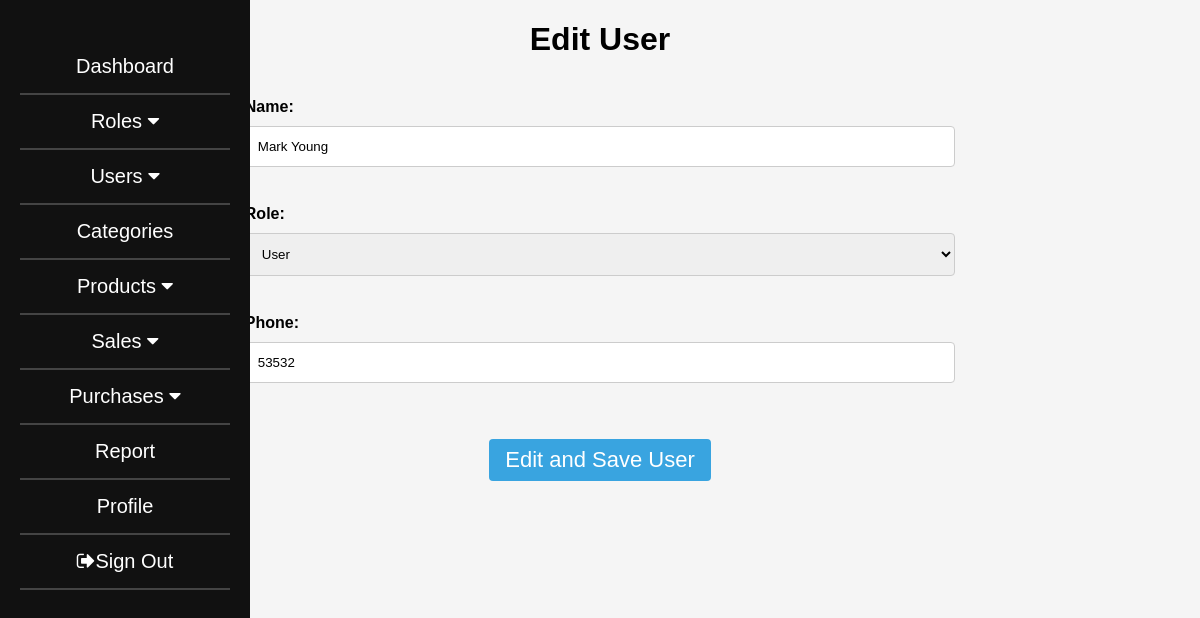
Page /RWInventory/edituser.php?id=26 on the committed database.
### tables this page shows
CREATE TABLE `user` (
  `user_id` int(11) NOT NULL,
  `name` varchar(255) NOT NULL,
  `email` varchar(255) NOT NULL,
  `password` varchar(255) NOT NULL,
  `role` varchar(255) NOT NULL,
  `phone` varchar(255) NOT NULL,
  `company_id` int(11) NOT NULL
);

CREATE TABLE `roles` (
  `role_id` int(11) NOT NULL,
  `role_name` varchar(255) NOT NULL,
  `company_id` int(11) NOT NULL
);

### RWInventory/edituser.php (the view, shortened to what this page needs)
<?php
    include("connect.php");
    $id = $_GET["id"];
      $sql = "SELECT * FROM user WHERE user_id = ?";
      $stmt = $connect->prepare($sql);
      $stmt->bind_param("i", $id);
      $stmt->execute();
      $result = $stmt->get_result();
      $data = $result->fetch_assoc();
      $name = $data['name'];
      $role = $data['role'];
      $phone = $data['phone'];
      $notification = "";
      $notification_class = "";
?>
<!DOCTYPE html>
<html lang="en">
<head>
    <link rel="stylesheet" href="https://cdnjs.cloudflare.com/ajax/libs/font-awesome/4.7.0/css/font-awesome.min.css">
</head>
<body>
<div class="sidebar">
    <ul>
        <li><a href="dash.php">Dashboard</a></li>
        <li class="dropdown">
        <a href="#" class="dropdown-toggle" data-toggle="dropdown">
            Roles <i class="fa fa-caret-down"></i>
        </a>
    </li>
    <li class="dropdown">
        <a href="#" class="dropdown-toggle" data-toggle="dropdown">
            Users <i class="fa fa-caret-down"></i>
        </a>
    </li>
    <li><a href="categories.php">Categories</a></li>
    <li class="dropdown">
        <a href="#" class="dropdown-toggle" data-toggle="dropdown">
            Products <i class="fa fa-caret-down"></i>
        </a>
    </li>
    <li class="dropdown">
        <a href="#" class="dropdown-toggle" data-toggle="dropdown">
            Sales <i class="fa fa-caret-down"></i>
        </a>
    </li>
    <li class="dropdown">
        <a href="#" class="dropdown-toggle" data-toggle="dropdown">
            Purchases <i class="fa fa-caret-down"></i>
        </a>
    </li>
    <li><a href="report.php">Report</a></li>
    <li><a href="profile.php">Profile</a></li>
    <li class="signout"><a href="login.php"><i class="fa fa-sign-out"></i>Sign Out</a></li>
</ul>
	</div>
	<h1>Edit User</h1> <br>
	<form action="edituser.php?id=<?php echo $id; ?>" method="post">
		<label for="name">Name:</label>
		<input type="text" id="name" name="name" value="<?php echo $name; ?>"><br><br>
    <label for="role">Role:</label>
    <select name="role" id="role" title="Role" aria-placeholder="Choose Role">
        <?php
        $sql = "SELECT * FROM roles";
        $result = mysqli_query($connect, $sql);
        while ($row = mysqli_fetch_assoc($result)) {
            echo '<option value="' . $row['role_name'] . '"' . ($row['role_name'] == $role ? 'selected' : '') . '>' . $row['role_name'] . '</option>';
        }
        ?>
    </select>
    <br><br>
        <label for="phone">Phone:</label>
		<input type="text" id="phone" name="phone" value="<?php echo $phone; ?>" ><br><br>
        <br>
		<button type="submit" name="edit_role">Edit and Save User</button>
	</form>
    <?php if (isset($notification)) : ?>
        <div class="notification <?php echo $notification_class; ?>">
        </div>
    <?php endif; ?>
</body>
</html>

### RWInventory/edituser.php (style rules this page uses)
body { font-family: Arial, sans-serif; background-color: #f5f5f5; }
.sidebar { height: 100%; width: 250px; position: fixed; z-index: 1; top: 0; left: 0; background-color: #111; overflow-x: hidden; padding-top: 20px; }
.sidebar ul { list-style-type: none; margin: 10px; padding: 10px; }
.sidebar ul li { border-bottom: 2px solid #444; padding: 15px; text-align: center; }
.sidebar ul li a { color: #fff; display: block; font-size: 20px; text-decoration: none; }
h1 { text-align: center; }
button { background-color: #39A4E0; color: white; border: none; padding: 8px 16px; text-align: center; text-decoration: none; display: inline-block; font-size: 22px; margin: 4px 2px; cursor: pointer; border-radius: 4px; display: block; margin: 0 auto; }
form { width: 60%; margin: 0 auto; }
label { display: block; font-weight: bold; margin-bottom: 10px; }
input[type="text"], select { width: 100%; padding: 12px; border: 1px solid #ccc; border-radius: 4px; box-sizing: border-box; margin-bottom: 20px; }
.notification { position: fixed; top: 0; left: 0; width: 100%; padding: 10px; color: #ffffff; text-align: center; }

### rows in the picture
user: name "Mark Young", role "User", phone "53532"
